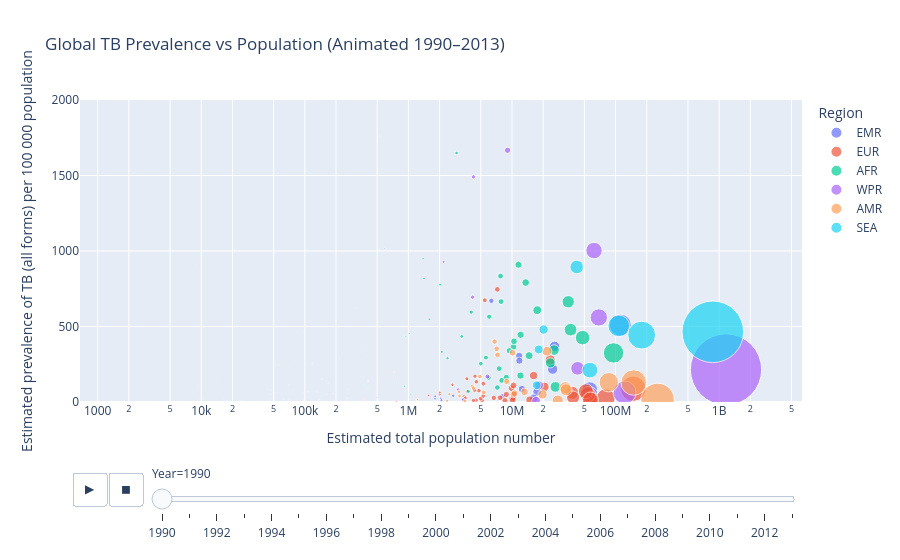

Notebook code cell kept with this figure:
### Code cell
import pandas as pd
import plotly.express as px

# 1. Load your CSV file
df = pd.read_csv("TB_Burden_Country.csv")

# 2. Drop completely empty columns
df = df.dropna(axis=1, how="all")

# 3. Create the animated scatter plot
fig = px.scatter(
    df, 
    x="Estimated total population number", 
    y="Estimated prevalence of TB (all forms) per 100 000 population",
    animation_frame="Year", 
    animation_group="Country or territory name",
    size="Estimated total population number", 
    color="Region",
    hover_name="Country or territory name",
    log_x=True, 
    size_max=55,
    range_y=[0, 2000],
    title="Global TB Prevalence vs Population (Animated 1990–2013)"
)

# 4. Display the interactive animated graph
fig.show()

### Figure 1 — Plotly figure (JSON) as saved in the notebook; plotly's stock layout.template omitted (floating-point values rounded to 4 significant figures)
{"data": [{"hovertemplate": "<b>%{hovertext}</b><br><br>Region=EMR<br>Year=1990<br>Estimated total population number=%{marker.size}<br>Estimated prevalence of TB (all forms) per 100 000 population=%{y}<extra></extra>", "hovertext": ["Afghanistan", "Bahrain", "Djibouti", "Egypt", "Iran (Islamic Republic of)", "Iraq", "Jordan", "Kuwait", "Lebanon", "Libya", "Morocco", "Oman", "Pakistan", "Qatar", "Saudi Arabia", "Somalia", "Sudan", "Syrian Arab Republic", "Tunisia", "United Arab Emirates", "West Bank and Gaza Strip", "Yemen"], "ids": ["Afghanistan", "Bahrain", "Djibouti", "Egypt", "Iran (Islamic Republic of)", "Iraq", "Jordan", "Kuwait", "Lebanon", "Libya", "Morocco", "Oman", "Pakistan", "Qatar", "Saudi Arabia", "Somalia", "Sudan", "Syrian Arab Republic", "Tunisia", "United Arab Emirates", "West Bank and Gaza Strip", "Yemen"], "legendgroup": "EMR", "marker": {"color": "#636efa", "size": [11731193, 495944, 589924, 56336614, 56361868, 17517521, 3358453, 2059774, 2703019, 4259811, 24674974, 1810103, 111090879, 476517, 16206078, 6321615, 25773020, 12451539, 8135302, 1806498, 2081347, 11790249], "sizemode": "area", "sizeref": 458000.0, "symbol": "circle"}, "mode": "markers", "name": "EMR", "orientation": "v", "showlegend": true, "type": "scatter", "x": [11731193, 495944, 589924, 56336614, 56361868, 17517521, 3358453, 2059774, 2703019, 4259811, 24674974, 1810103, 111090879, 476517, 16206078, 6321615, 25773020, 12451539, 8135302, 1806498, 2081347, 11790249], "xaxis": "x", "y": [306.0, 32.0, 1015.0, 82.0, 50.0, 68.0, 18.0, 24.0, 41.0, 85.0, 218.0, 38.0, 509.0, 58.0, 25.0, 670.0, 368.0, 86.0, 37.0, 22.0, 12.0, 274.0], "yaxis": "y"}, {"hovertemplate": "<b>%{hovertext}</b><br><br>Region=EUR<br>Year=1990<br>Estimated total population number=%{marker.size}<br>Estimated prevalence of TB (all forms) per 100 000 population=%{y}<extra></extra>", "hovertext": ["Albania", "Andorra", "Armenia", "Austria", "Azerbaijan", "Belarus", "Belgium", "Bosnia and Herzegovina", "Bulgaria", "Croatia", "Cyprus", "Czech Republic", "Denmark", "Estonia", "Finland", "France", "Georgia", "Germany", "Greece", "Greenland", "Hungary", "Iceland", "Ireland", "Israel", "Italy", "Kazakhstan", "Kyrgyzstan", "Latvia", "Lithuania", "Luxembourg", "Malta", "Monaco", "Netherlands", "Norway", "Poland", "Portugal", "Republic of Moldova", "Romania", "Russian Federation", "San Marino", "Serbia & Montenegro", "Slovakia", "Slovenia", "Spain", "Sweden", "Switzerland", "Tajikistan", "The Former Yugoslav Republic of Macedonia", "Turkey", "Turkmenistan", "Ukraine", "United Kingdom of Great Britain and Northern Ireland", "Uzbekistan"], "ids": ["Albania", "Andorra", "Armenia", "Austria", "Azerbaijan", "Belarus", "Belgium", "Bosnia and Herzegovina", "Bulgaria", "Croatia", "Cyprus", "Czech Republic", "Denmark", "Estonia", "Finland", "France", "Georgia", "Germany", "Greece", "Greenland", "Hungary", "Iceland", "Ireland", "Israel", "Italy", "Kazakhstan", "Kyrgyzstan", "Latvia", "Lithuania", "Luxembourg", "Malta", "Monaco", "Netherlands", "Norway", "Poland", "Portugal", "Republic of Moldova", "Romania", "Russian Federation", "San Marino", "Serbia & Montenegro", "Slovakia", "Slovenia", "Spain", "Sweden", "Switzerland", "Tajikistan", "The Former Yugoslav Republic of Macedonia", "Turkey", "Turkmenistan", "Ukraine", "United Kingdom of Great Britain and Northern Ireland", "Uzbekistan"], "legendgroup": "EUR", "marker": {"color": "#EF553B", "size": [3446882, 54511, 3544695, 7670001, 7216503, 10259860, 9978241, 4526511, 8821111, 4793521, 766611, 10325976, 5140332, 1565320, 4986705, 56845705, 5460309, 80487159, 10160501, 55603, 10385061, 254830, 3531185, 4499161, 56831853, 16171900, 4394502, 2663985, 3697393, 381790, 375295, 29438, 14890341, 4240375, 38149944, 9899450, 4364114, 23372101, 148148752, 24135, 10350030, 5277709, 2003772, 38883045, 8559107, 6673920, 5297286, 2009710, 53994605, 3668000, 51658594, 57214478, 20555113], "sizemode": "area", "sizeref": 458000.0, "symbol": "circle"}, "mode": "markers", "name": "EUR", "orientation": "v", "showlegend": true, "type": "scatter", "x": [3446882, 54511, 3544695, 7670001, 7216503, 10259860, 9978241, 4526511, 8821111, 4793521, 766611, 10325976, 5140332, 1565320, 4986705, 56845705, 5460309, 80487159, 10160501, 55603, 10385061, 254830, 3531185, 4499161, 56831853, 16171900, 4394502, 2663985, 3697393, 381790, 375295, 29438, 14890341, 4240375, 38149944, 9899450, 4364114, 23372101, 148148752, 24135, 10350030, 5277709, 2003772, 38883045, 8559107, 6673920, 5297286, 2009710, 53994605, 3668000, 51658594, 57214478, 20555113], "xaxis": "x", "y": [36.0, 62.0, 27.0, 28.0, 746.0, 54.0, 22.0, 134.0, 50.0, 75.0, 5.0, 28.0, 10.0, 43.0, 23.0, 24.0, 674.0, 26.0, 12.0, 245.0, 51.0, 10.0, 26.0, 12.0, 10.0, 175.0, 171.0, 114.0, 70.0, 17.0, 7.9, 6.4, 13.0, 9.9, 61.0, 91.0, 78.0, 279.0, 88.0, 7.3, 110.0, 40.0, 50.0, 30.0, 9.1, 27.0, 121.0, 63.0, 51.0, 154.0, 71.0, 14.0, 100.0], "yaxis": "y"}, {"hovertemplate": "<b>%{hovertext}</b><br><br>Region=AFR<br>Year=1990<br>Estimated total population number=%{marker.size}<br>Estimated prevalence of TB (all forms) per 100 000 population=%{y}<extra></extra>", "hovertext": ["Algeria", "Angola", "Benin", "Botswana", "Burkina Faso", "Burundi", "Cabo Verde", "Cameroon", "Central African Republic", "Chad", "Comoros", "Congo", "Côte d'Ivoire", "Democratic Republic of the Congo", "Equatorial Guinea", "Eritrea", "Ethiopia", "Gabon", "Gambia", "Ghana", "Guinea", "Guinea-Bissau", "Kenya", "Lesotho", "Liberia", "Madagascar", "Malawi", "Mali", "Mauritania", "Mauritius", "Mozambique", "Namibia", "Niger", "Nigeria", "Rwanda", "Sao Tome and Principe", "Senegal", "Seychelles", "Sierra Leone", "South Africa", "Swaziland", "Togo", "Uganda", "United Republic of Tanzania", "Zambia", "Zimbabwe"], "ids": ["Algeria", "Angola", "Benin", "Botswana", "Burkina Faso", "Burundi", "Cabo Verde", "Cameroon", "Central African Republic", "Chad", "Comoros", "Congo", "Côte d'Ivoire", "Democratic Republic of the Congo", "Equatorial Guinea", "Eritrea", "Ethiopia", "Gabon", "Gambia", "Ghana", "Guinea", "Guinea-Bissau", "Kenya", "Lesotho", "Liberia", "Madagascar", "Malawi", "Mali", "Mauritania", "Mauritius", "Mozambique", "Namibia", "Niger", "Nigeria", "Rwanda", "Sao Tome and Principe", "Senegal", "Seychelles", "Sierra Leone", "South Africa", "Swaziland", "Togo", "Uganda", "United Republic of Tanzania", "Zambia", "Zimbabwe"], "legendgroup": "AFR", "marker": {"color": "#00cc96", "size": [26239708, 10333844, 5001271, 1383912, 8811033, 5605873, 351960, 12070359, 2912824, 5951574, 412790, 2383283, 12115806, 34910591, 373851, 3272563, 48042755, 946703, 916811, 14628693, 6020113, 1017385, 23446439, 1597534, 2102877, 11545782, 9447123, 7964066, 2024163, 1055865, 13567959, 1415447, 7753907, 95617350, 7214696, 117395, 7514110, 69474, 4042678, 36793490, 862728, 3787602, 17534839, 25484814, 7844516, 10461782], "sizemode": "area", "sizeref": 458000.0, "symbol": "circle"}, "mode": "markers", "name": "AFR", "orientation": "v", "showlegend": true, "type": "scatter", "x": [26239708, 10333844, 5001271, 1383912, 8811033, 5605873, 351960, 12070359, 2912824, 5951574, 412790, 2383283, 12115806, 34910591, 373851, 3272563, 48042755, 946703, 916811, 14628693, 6020113, 1017385, 23446439, 1597534, 2102877, 11545782, 9447123, 7964066, 2024163, 1055865, 13567959, 1415447, 7753907, 95617350, 7214696, 117395, 7514110, 69474, 4042678, 36793490, 862728, 3787602, 17534839, 25484814, 7844516, 10461782], "xaxis": "x", "y": [100.0, 365.0, 254.0, 949.0, 163.0, 294.0, 335.0, 175.0, 1649.0, 161.0, 94.0, 290.0, 445.0, 664.0, 111.0, 434.0, 426.0, 436.0, 105.0, 307.0, 565.0, 452.0, 259.0, 548.0, 332.0, 909.0, 339.0, 143.0, 777.0, 52.0, 791.0, 818.0, 834.0, 325.0, 96.0, 255.0, 221.0, 114.0, 595.0, 479.0, 437.0, 71.0, 608.0, 344.0, 665.0, 402.0], "yaxis": "y"}, {"hovertemplate": "<b>%{hovertext}</b><br><br>Region=WPR<br>Year=1990<br>Estimated total population number=%{marker.size}<br>Estimated prevalence of TB (all forms) per 100 000 population=%{y}<extra></extra>", "hovertext": ["American Samoa", "Australia", "Brunei Darussalam", "Cambodia", "China", "China, Hong Kong SAR", "China, Macao SAR", "Cook Islands", "Fiji", "French Polynesia", "Guam", "Japan", "Kiribati", "Lao People's Democratic Republic", "Malaysia", "Marshall Islands", "Micronesia (Federated States of)", "Mongolia", "Nauru", "New Caledonia", "New Zealand", "Niue", "Northern Mariana Islands", "Palau", "Papua New Guinea", "Philippines", "Republic of Korea", "Samoa", "Singapore", "Solomon Islands", "Tokelau", "Tonga", "Tuvalu", "Vanuatu", "Viet Nam", "Wallis and Futuna Islands"], "ids": ["American Samoa", "Australia", "Brunei Darussalam", "Cambodia", "China", "China, Hong Kong SAR", "China, Macao SAR", "Cook Islands", "Fiji", "French Polynesia", "Guam", "Japan", "Kiribati", "Lao People's Democratic Republic", "Malaysia", "Marshall Islands", "Micronesia (Federated States of)", "Mongolia", "Nauru", "New Caledonia", "New Zealand", "Niue", "Northern Mariana Islands", "Palau", "Papua New Guinea", "Philippines", "Republic of Korea", "Samoa", "Singapore", "Solomon Islands", "Tokelau", "Tonga", "Tuvalu", "Vanuatu", "Viet Nam", "Wallis and Futuna Islands"], "legendgroup": "WPR", "marker": {"color": "#ab63fa", "size": [47044, 17096869, 256929, 9057339, 1165428967, 5794034, 359735, 17613, 728339, 198370, 130482, 122249285, 71040, 4244520, 18211097, 47300, 96331, 2184159, 9157, 168537, 3397983, 2332, 43972, 15089, 4157903, 61948688, 42972254, 162865, 3016404, 311849, 1609, 95165, 9004, 146633, 68909883, 13880], "sizemode": "area", "sizeref": 458000.0, "symbol": "circle"}, "mode": "markers", "name": "WPR", "orientation": "v", "showlegend": true, "type": "scatter", "x": [47044, 17096869, 256929, 9057339, 1165428967, 5794034, 359735, 17613, 728339, 198370, 130482, 122249285, 71040, 4244520, 18211097, 47300, 96331, 2184159, 9157, 168537, 3397983, 2332, 43972, 15089, 4157903, 61948688, 42972254, 162865, 3016404, 311849, 1609, 95165, 9004, 146633, 68909883, 13880], "xaxis": "x", "y": [47.0, 8.3, 80.0, 1667.0, 215.0, 169.0, 168.0, 12.0, 165.0, 47.0, 66.0, 63.0, 236.0, 1491.0, 110.0, 78.0, 469.0, 928.0, 111.0, 124.0, 15.0, 44.0, 86.0, 102.0, 694.0, 1003.0, 223.0, 53.0, 82.0, 618.0, 82.0, 59.0, 911.0, 151.0, 560.0, 138.0], "yaxis": "y"}, {"hovertemplate": "<b>%{hovertext}</b><br><br>Region=AMR<br>Year=1990<br>Estimated total population number=%{marker.size}<br>Estimated prevalence of TB (all forms) per 100 000 population=%{y}<extra></extra>", "hovertext": ["Anguilla", "Antigua and Barbuda", "Argentina", "Aruba", "Bahamas", "Barbados", "Belize", "Bermuda", "Bolivia (Plurinational State of)", "Brazil", "British Virgin Islands", "Canada", "Cayman Islands", "Chile", "Colombia", "Costa Rica", "Cuba", "Dominica", "Dominican Republic", "Ecuador", "El Salvador", "Grenada", "Guatemala", "Guyana", "Haiti", "Honduras", "Jamaica", "Mexico", "Montserrat", "Netherlands Antilles", "Nicaragua", "Panama", "Paraguay", "Peru", "Puerto Rico", "Saint Kitts and Nevis", "Saint Lucia", "Saint Vincent and the Grenadines", "Suriname", "Trinidad and Tobago", "Turks and Caicos Islands", "United States of America", "Uruguay", "US Virgin Islands", "Venezuela (Bolivarian Republic of)"], "ids": ["Anguilla", "Antigua and Barbuda", "Argentina", "Aruba", "Bahamas", "Barbados", "Belize", "Bermuda", "Bolivia (Plurinational State of)", "Brazil", "British Virgin Islands", "Canada", "Cayman Islands", "Chile", "Colombia", "Costa Rica", "Cuba", "Dominica", "Dominican Republic", "Ecuador", "El Salvador", "Grenada", "Guatemala", "Guyana", "Haiti", "Honduras", "Jamaica", "Mexico", "Montserrat", "Netherlands Antilles", "Nicaragua", "Panama", "Paraguay", "Peru", "Puerto Rico", "Saint Kitts and Nevis", "Saint Lucia", "Saint Vincent and the Grenadines", "Suriname", "Trinidad and Tobago", "Turks and Caicos Islands", "United States of America", "Uruguay", "US Virgin Islands", "Venezuela (Bolivarian Republic of)"], "legendgroup": "AMR", "marker": {"color": "#FFA15A", "size": [8334, 61906, 32624874, 62148, 256338, 259336, 187552, 59798, 6794046, 149648341, 16459, 27657790, 25009, 13213930, 33306941, 3078551, 10600841, 70928, 7245127, 10123593, 5344226, 96286, 8890329, 725043, 7110116, 4903694, 2365211, 86077004, 10734, 188234, 4137788, 2486776, 4249747, 21772035, 3517984, 40833, 138180, 107509, 406764, 1221904, 11550, 254506647, 3109941, 103253, 19740786], "sizemode": "area", "sizeref": 458000.0, "symbol": "circle"}, "mode": "markers", "name": "AMR", "orientation": "v", "showlegend": true, "type": "scatter", "x": [8334, 61906, 32624874, 62148, 256338, 259336, 187552, 59798, 6794046, 149648341, 16459, 27657790, 25009, 13213930, 33306941, 3078551, 10600841, 70928, 7245127, 10123593, 5344226, 96286, 8890329, 725043, 7110116, 4903694, 2365211, 86077004, 10734, 188234, 4137788, 2486776, 4249747, 21772035, 3517984, 40833, 138180, 107509, 406764, 1221904, 11550, 254506647, 3109941, 103253, 19740786], "xaxis": "x", "y": [60.0, 2.9, 95.0, 19.0, 25.0, 2.5, 57.0, 4.5, 400.0, 129.0, 22.0, 10.0, 11.0, 67.0, 81.0, 68.0, 57.0, 16.0, 312.0, 326.0, 64.0, 11.0, 136.0, 198.0, 352.0, 169.0, 8.9, 131.0, 21.0, 6.7, 103.0, 52.0, 92.0, 336.0, 6.3, 1.0, 16.0, 66.0, 139.0, 16.0, 0.0, 14.0, 40.0, 5.5, 50.0], "yaxis": "y"}, {"hovertemplate": "<b>%{hovertext}</b><br><br>Region=SEA<br>Year=1990<br>Estimated total population number=%{marker.size}<br>Estimated prevalence of TB (all forms) per 100 000 population=%{y}<extra></extra>", "hovertext": ["Bangladesh", "Bhutan", "Democratic People's Republic of Korea", "India", "Indonesia", "Maldives", "Myanmar", "Nepal", "Sri Lanka", "Thailand"], "ids": ["Bangladesh", "Bhutan", "Democratic People's Republic of Korea", "India", "Indonesia", "Maldives", "Myanmar", "Nepal", "Sri Lanka", "Thailand"], "legendgroup": "SEA", "marker": {"color": "#19d3f3", "size": [107385847, 535738, 20194361, 868890700, 178633239, 215859, 42123003, 18111200, 17323977, 56582726], "sizemode": "area", "sizeref": 458000.0, "symbol": "circle"}, "mode": "markers", "name": "SEA", "orientation": "v", "showlegend": true, "type": "scatter", "x": [107385847, 535738, 20194361, 868890700, 178633239, 215859, 42123003, 18111200, 17323977, 56582726], "xaxis": "x", "y": [504.0, 1762.0, 480.0, 465.0, 443.0, 285.0, 894.0, 348.0, 111.0, 211.0], "yaxis": "y"}], "layout": {"legend": {"itemsizing": "constant", "title": {"text": "Region"}, "tracegroupgap": 0}, "sliders": [{"active": 0, "currentvalue": {"prefix": "Year="}, "len": 0.9, "pad": {"b": 10, "t": 60}, "steps": [{"args": [["1990"], {"frame": {"duration": 0, "redraw": false}, "fromcurrent": true, "mode": "immediate", "transition": {"duration": 0, "easing": "linear"}}], "label": "1990", "method": "animate"}, {"args": [["1991"], {"frame": {"duration": 0, "redraw": false}, "fromcurrent": true, "mode": "immediate", "transition": {"duration": 0, "easing": "linear"}}], "label": "1991", "method": "animate"}, {"args": [["1992"], {"frame": {"duration": 0, "redraw": false}, "fromcurrent": true, "mode": "immediate", "transition": {"duration": 0, "easing": "linear"}}], "label": "1992", "method": "animate"}, {"args": [["1993"], {"frame": {"duration": 0, "redraw": false}, "fromcurrent": true, "mode": "immediate", "transition": {"duration": 0, "easing": "linear"}}], "label": "1993", "method": "animate"}, {"args": [["1994"], {"frame": {"duration": 0, "redraw": false}, "fromcurrent": true, "mode": "immediate", "transition": {"duration": 0, "easing": "linear"}}], "label": "1994", "method": "animate"}, {"args": [["1995"], {"frame": {"duration": 0, "redraw": false}, "fromcurrent": true, "mode": "immediate", "transition": {"duration": 0, "easing": "linear"}}], "label": "1995", "method": "animate"}, {"args": [["1996"], {"frame": {"duration": 0, "redraw": false}, "fromcurrent": true, "mode": "immediate", "transition": {"duration": 0, "easing": "linear"}}], "label": "1996", "method": "animate"}, {"args": [["1997"], {"frame": {"duration": 0, "redraw": false}, "fromcurrent": true, "mode": "immediate", "transition": {"duration": 0, "easing": "linear"}}], "label": "1997", "method": "animate"}, {"args": [["1998"], {"frame": {"duration": 0, "redraw": false}, "fromcurrent": true, "mode": "immediate", "transition": {"duration": 0, "easing": "linear"}}], "label": "1998", "method": "animate"}, {"args": [["1999"], {"frame": {"duration": 0, "redraw": false}, "fromcurrent": true, "mode": "immediate", "transition": {"duration": 0, "easing": "linear"}}], "label": "1999", "method": "animate"}, {"args": [["2000"], {"frame": {"duration": 0, "redraw": false}, "fromcurrent": true, "mode": "immediate", "transition": {"duration": 0, "easing": "linear"}}], "label": "2000", "method": "animate"}, {"args": [["2001"], {"frame": {"duration": 0, "redraw": false}, "fromcurrent": true, "mode": "immediate", "transition": {"duration": 0, "easing": "linear"}}], "label": "2001", "method": "animate"}, {"args": [["2002"], {"frame": {"duration": 0, "redraw": false}, "fromcurrent": true, "mode": "immediate", "transition": {"duration": 0, "easing": "linear"}}], "label": "2002", "method": "animate"}, {"args": [["2003"], {"frame": {"duration": 0, "redraw": false}, "fromcurrent": true, "mode": "immediate", "transition": {"duration": 0, "easing": "linear"}}], "label": "2003", "method": "animate"}, {"args": [["2004"], {"frame": {"duration": 0, "redraw": false}, "fromcurrent": true, "mode": "immediate", "transition": {"duration": 0, "easing": "linear"}}], "label": "2004", "method": "animate"}, {"args": [["2005"], {"frame": {"duration": 0, "redraw": false}, "fromcurrent": true, "mode": "immediate", "transition": {"duration": 0, "easing": "linear"}}], "label": "2005", "method": "animate"}, {"args": [["2006"], {"frame": {"duration": 0, "redraw": false}, "fromcurrent": true, "mode": "immediate", "transition": {"duration": 0, "easing": "linear"}}], "label": "2006", "method": "animate"}, {"args": [["2007"], {"frame": {"duration": 0, "redraw": false}, "fromcurrent": true, "mode": "immediate", "transition": {"duration": 0, "easing": "linear"}}], "label": "2007", "method": "animate"}, {"args": [["2008"], {"frame": {"duration": 0, "redraw": false}, "fromcurrent": true, "mode": "immediate", "transition": {"duration": 0, "easing": "linear"}}], "label": "2008", "method": "animate"}, {"args": [["2009"], {"frame": {"duration": 0, "redraw": false}, "fromcurrent": true, "mode": "immediate", "transition": {"duration": 0, "easing": "linear"}}], "label": "2009", "method": "animate"}, {"args": [["2010"], {"frame": {"duration": 0, "redraw": false}, "fromcurrent": true, "mode": "immediate", "transition": {"duration": 0, "easing": "linear"}}], "label": "2010", "method": "animate"}, {"args": [["2011"], {"frame": {"duration": 0, "redraw": false}, "fromcurrent": true, "mode": "immediate", "transition": {"duration": 0, "easing": "linear"}}], "label": "2011", "method": "animate"}, {"args": [["2012"], {"frame": {"duration": 0, "redraw": false}, "fromcurrent": true, "mode": "immediate", "transition": {"duration": 0, "easing": "linear"}}], "label": "2012", "method": "animate"}, {"args": [["2013"], {"frame": {"duration": 0, "redraw": false}, "fromcurrent": true, "mode": "immediate", "transition": {"duration": 0, "easing": "linear"}}], "label": "2013", "method": "animate"}], "x": 0.1, "xanchor": "left", "y": 0, "yanchor": "top"}], "title": {"text": "Global TB Prevalence vs Population (Animated 1990–2013)"}, "updatemenus": [{"buttons": [{"args": [null, {"frame": {"duration": 500, "redraw": false}, "fromcurrent": true, "mode": "immediate", "transition": {"duration": 500, "easing": "linear"}}], "label": "&#9654;", "method": "animate"}, {"args": [[null], {"frame": {"duration": 0, "redraw": false}, "fromcurrent": true, "mode": "immediate", "transition": {"duration": 0, "easing": "linear"}}], "label": "&#9724;", "method": "animate"}], "direction": "left", "pad": {"r": 10, "t": 70}, "showactive": false, "type": "buttons", "x": 0.1, "xanchor": "right", "y": 0, "yanchor": "top"}], "xaxis": {"anchor": "y", "domain": [0, 1], "title": {"text": "Estimated total population number"}, "type": "log"}, "yaxis": {"anchor": "x", "domain": [0, 1], "range": [0, 2000], "title": {"text": "Estimated prevalence of TB (all forms) per 100 000 population"}}}}
